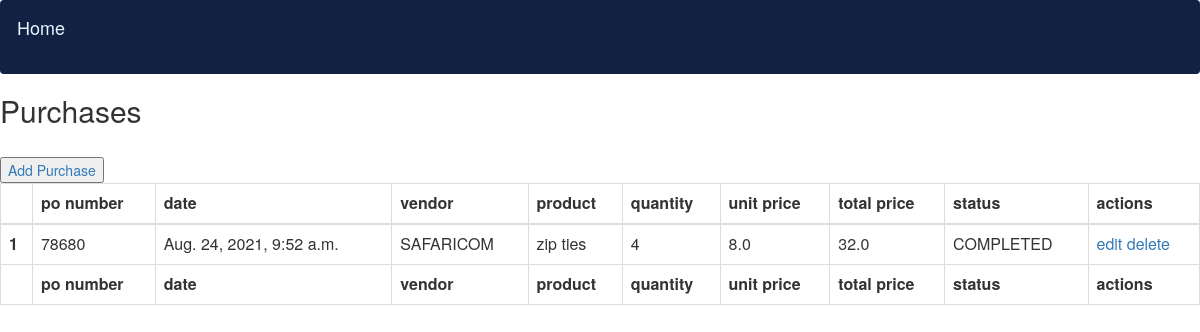
The app's page /purchases/ (signed in), older data.
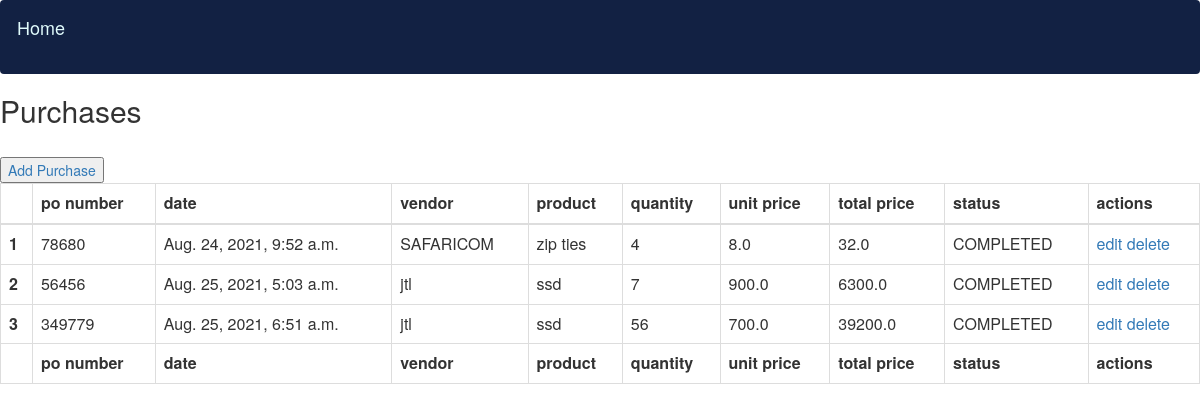
The same page, newer data.
### inv/models.py (models this page shows, shortened)
class Purchase(models.Model):
    STATUS=(
            ('COMPLETED','COMPLETED'),('PENDING','PENDING'),('CANCELED','CANCELED'),
            )
    po= models.IntegerField(default=0,blank=True,validators=[MinValueValidator(0)])
    vendor=models.ForeignKey(Vendor,null=True,on_delete=models.SET_NULL)
    product=models.ForeignKey(Product,null=True,on_delete=models.SET_NULL)
    date_created=models.DateTimeField(auto_now_add=True)
    quantity= models.IntegerField(default=0,blank=True,validators=[MinValueValidator(0)])
    price= models.FloatField(default=0,blank=True,validators=[MinValueValidator(0)])
    total_price=models.FloatField(default=0,blank=True,validators=[MinValueValidator(0)])
    status=models.CharField(max_length=200,null=True,choices=STATUS)
    @property
    def total_price(self):
        return self.quantity * self.price

class Vendor(models.Model):
    name=models.CharField(max_length=200,null=True)
    phone=models.CharField(max_length=15,validators=[MinLengthValidator(9)])
    email=models.EmailField(max_length=200,null=True)
    date_created=models.DateTimeField(auto_now_add=True)
    def __str__(self) :
        return self.name

class Product(models.Model):
    UNITS=(
        ('METERS','METERS'),('PACKET','PACKET'),('EXACT','EXACT')
        )
    product_number=models.IntegerField(primary_key=True)
    name=models.CharField(max_length=200,null=True)
    vendor=models.ForeignKey(Vendor,null=True,on_delete=models.SET_NULL)
    buying_price= models.IntegerField(default=0,blank=True,validators=[MinValueValidator(0)])
    selling_price=models.FloatField(default=0,blank=True,validators=[MinValueValidator(0)])
    units=models.CharField(max_length=200,null=True,choices=UNITS)
    product_description=models.CharField(max_length=200,null=True)
    date_created=models.DateTimeField(auto_now_add=True)
    def __str__(self) :
        return self.name

### inv/views.py (the view)
# urls.py: path('purchases/',views.purchases,name='purchases'),
@login_required(login_url='loginpage')
def purchases(request):
    purchases=Purchase.objects.all()
    return render(request,'inv/purchases.html',{'purchases':purchases})

### inv/templates/inv/purchases.html (shortened to what this page needs)
<link href="//maxcdn.bootstrapcdn.com/bootstrap/3.3.0/css/bootstrap.min.css" rel="stylesheet" id="bootstrap-css">
{% block content %}
{%include 'inv/navbar.html'%}
	<h2>Purchases</h2>
    <button><a  href=" {%url 'create_purchase'%}" >Add Purchase</a></button>
	{% if purchases %}
	<table id="example" class="table table-bordered display" style="width:100%">
    		<thead class="thead-dark">
                <tr>
                    <th></th>
                    <th>po number</th>
                    <th>date</th>
                    <th>vendor</th>
                    <th>product</th>
                    <th>quantity</th>
                    <th>unit price</th>
                    <th>total price</th>
                    <th>status</th>
                    <th>actions</th>
                </tr>
        	</thead>
        	<tbody>
                {% for instance in purchases %}
                <tr>
                <th scope="row">{{forloop.counter}}</th>
                <td>{{instance.po}}</td>
                <td>{{instance.date_created}}</td>
                <td>{{instance.vendor}}</td>
                <td>{{instance.product}}</td>
                <td>{{instance.quantity}}</td>
                <td>{{instance.price}}</td>
                <td>{{instance.total_price}}</td>
                <td>{{instance.status}}</td>
                <td><a href="" >edit</a>
                    <a href="">delete</a>
                </td>
                </tr>
                  {% endfor %}
		</tbody>
		<tfoot>
            <tr>
                <th></th>
                <th>po number</th>
                <th>date</th>
                <th>vendor</th>
                <th>product</th>
                <th>quantity</th>
                <th>unit price</th>
                <th>total price</th>
                <th>status</th>
                <th>actions</th>
            </tr>
        	</tfoot>
	</table>
	{% else %}
    		<p>No details are available.</p>
	{% endif %}
{% endblock %}

Row changes from the older to the newer data that the page shows:
added Purchase: po "56456", date_created "Aug. 25, 2021, 5:03 a.m.", vendor "jtl", product "ssd", quantity "7", price "900.0", total_price "6300.0", status "COMPLETED"
added Purchase: po "349779", date_created "Aug. 25, 2021, 6:51 a.m.", vendor "jtl", product "ssd", quantity "56", price "700.0", total_price "39200.0", status "COMPLETED"
